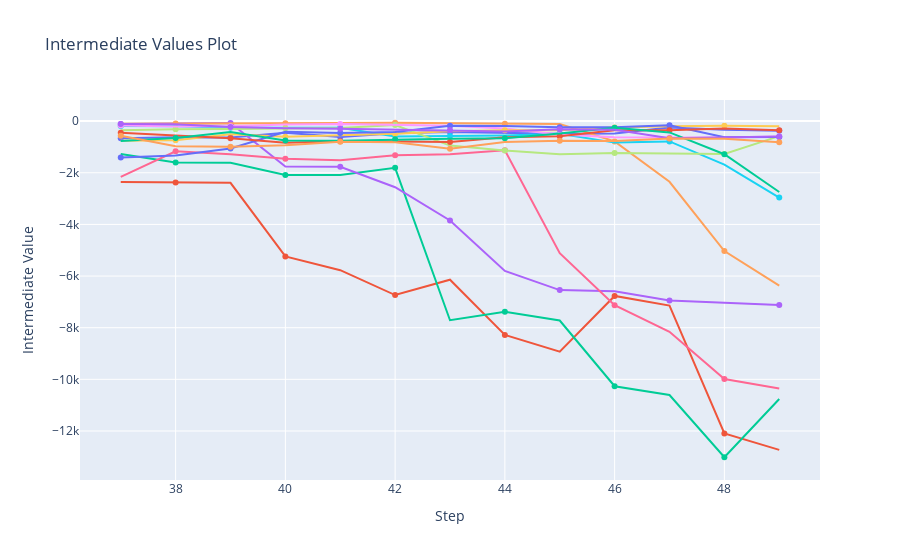

Notebook source saved alongside this figure:
### Code cell
fig = optuna.visualization.plot_intermediate_values(study)
fig.show()

### Figure 1 — Plotly figure (JSON) as saved in the notebook; plotly's stock layout.template omitted (floating-point values rounded to 4 significant figures)
{"data": [{"marker": {"maxdisplayed": 10}, "mode": "lines+markers", "name": "Trial0", "type": "scatter", "x": [37, 38, 39, 40, 41, 42, 43, 44, 45, 46, 47, 48, 49], "y": [-662.2, -621.5, -636.3, -450.8, -613.7, -467.2, -416.8, -461.3, -492.7, -479.7, -251.3, -335.8, -375]}, {"marker": {"maxdisplayed": 10}, "mode": "lines+markers", "name": "Trial1", "type": "scatter", "x": [37, 38, 39, 40, 41, 42, 43, 44, 45, 46, 47, 48, 49], "y": [-2354.0, -2375.0, -2389.0, -5240.0, -5773, -6735.0, -6141.0, -8282.0, -8928, -6770, -7144.0, -12090.0, -12730.0]}, {"marker": {"maxdisplayed": 10}, "mode": "lines+markers", "name": "Trial2", "type": "scatter", "x": [37, 38, 39, 40, 41, 42, 43, 44, 45, 46, 47, 48, 49], "y": [-1275.0, -1602.0, -1613.0, -2083.0, -2087.0, -1809.0, -7711.0, -7379.0, -7723.0, -10270.0, -10610.0, -13020.0, -10760.0]}, {"marker": {"maxdisplayed": 10}, "mode": "lines+markers", "name": "Trial3", "type": "scatter", "x": [37, 38, 39, 40, 41, 42, 43, 44, 45, 46, 47, 48, 49], "y": [-109.2, -101.7, -74.5, -1761.0, -1767.0, -2560.0, -3849.0, -5802.0, -6545.0, -6586.0, -6950.0, -7030.0, -7122.0]}, {"marker": {"maxdisplayed": 10}, "mode": "lines+markers", "name": "Trial4", "type": "scatter", "x": [37, 38, 39, 40, 41, 42, 43, 44, 45, 46, 47, 48, 49], "y": [-103.3, -89.5, -67.67, -80.5, -68.33, -63, -71.33, -103.2, -109.2, -784.3, -2349, -5033.0, -6371.0]}, {"marker": {"maxdisplayed": 10}, "mode": "lines+markers", "name": "Trial5", "type": "scatter", "x": [37, 38, 39, 40, 41, 42, 43, 44, 45, 46, 47, 48, 49], "y": [-192.8, -193.8, -261.3, -255, -259.8, -591.8, -573.7, -552.5, -493.3, -832.5, -787.3, -1682.0, -2962.0]}, {"marker": {"maxdisplayed": 10}, "mode": "lines+markers", "name": "Trial6", "type": "scatter", "x": [37, 38, 39, 40, 41, 42, 43, 44, 45, 46, 47, 48, 49], "y": [-2159.0, -1166, -1282.0, -1458, -1513.0, -1322, -1288.0, -1126.0, -5114.0, -7126.0, -8158.0, -9990.0, -10350.0]}, {"marker": {"maxdisplayed": 10}, "mode": "lines+markers", "name": "Trial7", "type": "scatter", "x": [37, 38, 39, 40, 41, 42, 43, 44, 45, 46, 47, 48, 49], "y": [-350.5, -312.2, -305.2, -277.7, -268.3, -150.8, -946.7, -1141.0, -1287.0, -1239, -1265.0, -1271.0, -580.7]}, {"marker": {"maxdisplayed": 10}, "mode": "lines+markers", "name": "Trial8", "type": "scatter", "x": [37, 38, 39, 40, 41, 42, 43, 44, 45, 46, 47, 48, 49], "y": [-165.8, -210.7, -194.8, -129.8, -107.2, -129.3, -175.8, -287.5, -520.3, -626.3, -632, -630.7, -591]}, {"marker": {"maxdisplayed": 10}, "mode": "lines+markers", "name": "Trial9", "type": "scatter", "x": [37, 38, 39, 40, 41, 42, 43, 44, 45, 46, 47, 48, 49], "y": [-762.5, -744.5, -512.8, -606, -548, -487.5, -388.2, -349, -354.5, -248.8, -202.3, -180, -195.5]}, {"marker": {"maxdisplayed": 10}, "mode": "lines+markers", "name": "Trial10", "type": "scatter", "x": [37, 38, 39, 40, 41, 42, 43, 44, 45, 46, 47, 48, 49], "y": [-1404.0, -1333.0, -1058.0, -409.8, -464.5, -423.7, -176, -187.7, -240.2, -234.5, -156.8, -626.5, -610.7]}, {"marker": {"maxdisplayed": 10}, "mode": "lines+markers", "name": "Trial11", "type": "scatter", "x": [37, 38, 39, 40, 41, 42, 43, 44, 45, 46, 47, 48, 49], "y": [-451, -549, -663.7, -839, -781.7, -784.3, -813, -629.3, -588.2, -350.7, -350, -284.2, -353.8]}, {"marker": {"maxdisplayed": 10}, "mode": "lines+markers", "name": "Trial12", "type": "scatter", "x": [37, 38, 39, 40, 41, 42, 43, 44, 45, 46, 47, 48, 49], "y": [-771.3, -655.3, -423.5, -754.2, -756.3, -706.3, -681.2, -667, -477.8, -257.7, -438.3, -1281.0, -2744.0]}, {"marker": {"maxdisplayed": 10}, "mode": "lines+markers", "name": "Trial13", "type": "scatter", "x": [37, 38, 39, 40, 41, 42, 43, 44, 45, 46, 47, 48, 49], "y": [-110.2, -116.3, -222.8, -278.3, -292.5, -330.7, -344.2, -398, -313.2, -337.5, -665.3, -630.2, -591.5]}, {"marker": {"maxdisplayed": 10}, "mode": "lines+markers", "name": "Trial14", "type": "scatter", "x": [37, 38, 39, 40, 41, 42, 43, 44, 45, 46, 47, 48, 49], "y": [-565.3, -969, -988.2, -937.7, -794.7, -816.5, -1066.0, -804.3, -756.7, -769, -671.8, -684.5, -815.8]}], "layout": {"showlegend": false, "title": {"text": "Intermediate Values Plot"}, "xaxis": {"title": {"text": "Step"}}, "yaxis": {"title": {"text": "Intermediate Value"}}}}
